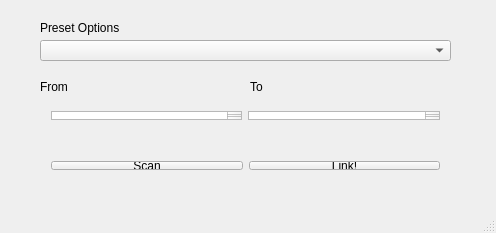
<?xml version="1.0" encoding="UTF-8"?>
<ui version="4.0">
 <class>MainWindow</class>
 <widget class="QMainWindow" name="MainWindow">
  <property name="geometry">
   <rect>
    <x>0</x>
    <y>0</y>
    <width>496</width>
    <height>233</height>
   </rect>
  </property>
  <property name="windowTitle">
   <string/>
  </property>
  <property name="windowIcon">
   <iconset resource="resources.qrc">
    <normaloff>:/resource/link.ico</normaloff>:/resource/link.ico</iconset>
  </property>
  <widget class="QWidget" name="centralWidget">
   <widget class="QWidget" name="layoutWidget">
    <property name="geometry">
     <rect>
      <x>40</x>
      <y>150</y>
      <width>411</width>
      <height>31</height>
     </rect>
    </property>
    <layout class="QHBoxLayout" name="horizontalLayout">
     <item>
      <widget class="QPushButton" name="scanButton">
       <property name="text">
        <string>Scan</string>
       </property>
      </widget>
     </item>
     <item>
      <widget class="QPushButton" name="linkButton">
       <property name="text">
        <string>Link!</string>
       </property>
      </widget>
     </item>
    </layout>
   </widget>
   <widget class="QWidget" name="layoutWidget">
    <property name="geometry">
     <rect>
      <x>40</x>
      <y>100</y>
      <width>411</width>
      <height>31</height>
     </rect>
    </property>
    <layout class="QHBoxLayout" name="horizontalLayout_2">
     <item>
      <widget class="QPlainTextEdit" name="fromText"/>
     </item>
     <item>
      <widget class="QPlainTextEdit" name="toText"/>
     </item>
    </layout>
   </widget>
   <widget class="QComboBox" name="comboBox">
    <property name="geometry">
     <rect>
      <x>40</x>
      <y>40</y>
      <width>411</width>
      <height>21</height>
     </rect>
    </property>
    <item>
     <property name="text">
      <string/>
     </property>
    </item>
    <item>
     <property name="text">
      <string>/var/run/mysqld/mysqld.sock -&gt; /tmp/mysql.sock</string>
     </property>
    </item>
    <item>
     <property name="text">
      <string>/var/run/mysql/mysql.sock -&gt; /tmp/mysql.sock</string>
     </property>
    </item>
   </widget>
   <widget class="QLabel" name="label">
    <property name="geometry">
     <rect>
      <x>40</x>
      <y>80</y>
      <width>59</width>
      <height>14</height>
     </rect>
    </property>
    <property name="text">
     <string>From</string>
    </property>
   </widget>
   <widget class="QLabel" name="label_2">
    <property name="geometry">
     <rect>
      <x>250</x>
      <y>80</y>
      <width>59</width>
      <height>14</height>
     </rect>
    </property>
    <property name="text">
     <string>To</string>
    </property>
   </widget>
   <widget class="QLabel" name="label_3">
    <property name="geometry">
     <rect>
      <x>40</x>
      <y>20</y>
      <width>101</width>
      <height>16</height>
     </rect>
    </property>
    <property name="text">
     <string>Preset Options</string>
    </property>
   </widget>
  </widget>
  <widget class="QStatusBar" name="statusBar"/>
 </widget>
 <layoutdefault spacing="6" margin="11"/>
 <resources>
  <include location="resources.qrc"/>
 </resources>
 <connections/>
</ui>
